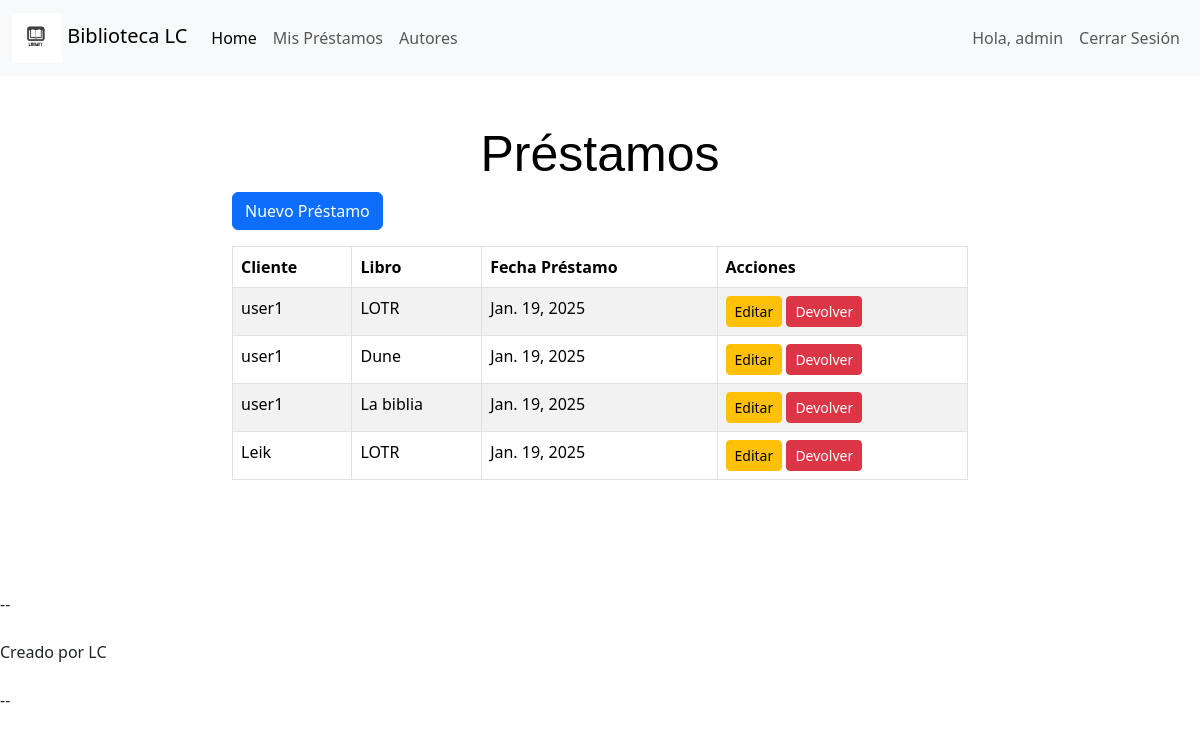
Page /prestamos/ (signed in) on the committed database.
### biblioteca/models.py (models this page shows, shortened)
class Prestamo(models.Model):
    cliente = models.ForeignKey(Cliente, on_delete=models.CASCADE, related_name="prestamos")
    libro = models.ForeignKey(Libro, on_delete=models.CASCADE, related_name="prestamos")
    fecha_prestamo = models.DateField(auto_now_add=True)

class Cliente(models.Model):
    user = models.OneToOneField(User, on_delete=models.CASCADE, related_name="cliente")
    rut = models.CharField(max_length=12, unique=True)
    nombre = models.CharField(max_length=100)
    email = models.EmailField()
    def __str__(self):
        return self.nombre

class Libro(models.Model):
    codigo = models.CharField(max_length=10, unique=True)
    titulo = models.CharField(max_length=200)
    contenido = models.TextField()
    tema = models.CharField(max_length=100)
    copias = models.PositiveIntegerField()
    autor = models.ForeignKey(Autor, on_delete=models.CASCADE, related_name="libros")
    def __str__(self):
        return self.titulo

### biblioteca/views.py (the view)
# urls.py: path('prestamos/', PrestamoListView.as_view(), name='prestamo_list'),
class PrestamoListView(ListView):
    model = Prestamo
    template_name = 'prestamo/prestamo_list.html'
    context_object_name = 'prestamos'

### biblioteca/templates/prestamo/prestamo_list.html (shortened to what this page needs)
{% extends 'base.html' %}
{% block content %}
<div class="container my-5">
  <div class="row justify-content-center">
    <div class="col-md-8">
      <h1>Préstamos</h1>
      <a class="btn btn-primary mb-3" href="{% url 'prestamo_create' %}">Nuevo Préstamo</a>
      {% if prestamos %}
        <table class="table table-striped table-bordered">
          <thead>
            <tr>
              <th>Cliente</th>
              <th>Libro</th>
              <th>Fecha Préstamo</th>
              <th>Acciones</th>
            </tr>
          </thead>
          <tbody>
          {% for prestamo in prestamos %}
            <tr>
              <td>{{ prestamo.cliente }}</td>
              <td>{{ prestamo.libro }}</td>
              <td>{{ prestamo.fecha_prestamo }}</td>
              <td>
                <a href="{% url 'prestamo_update' prestamo.pk %}" class="btn btn-sm btn-warning">Editar</a>
                <a href="{% url 'prestamo_delete' prestamo.pk %}" class="btn btn-sm btn-danger">
                  Devolver
                </a>
              </td>
            </tr>
          {% endfor %}
          </tbody>
        </table>
      {% else %}
        <p>No hay préstamos registrados.</p>
      {% endif %}
    </div>
  </div>
</div>
{% endblock content %}

### biblioteca/templates/navbar.html (shortened to what this page needs)
{% load static %}
<nav class="navbar navbar-expand-lg bg-body-tertiary">
  <div class="container-fluid">
    <a class="navbar-brand" href="{% url 'home' %}">
      <img src="{% static 'images/lib_logo.jpg' %}" alt="Logo" width="50" height="50" class="d-inline-block align-middle" />
      Biblioteca LC
    </a>
    <div class="collapse navbar-collapse" id="navbarSupportedContent">
      <ul class="navbar-nav me-auto mb-2 mb-lg-0">
        <li class="nav-item">
          <a class="nav-link active" aria-current="page" href="{% url 'home' %}">Home</a>
        </li>
        {% if user.is_authenticated %}
          <li class="nav-item">
            <a class="nav-link" href="{% url 'mis_prestamos' %}">Mis Préstamos</a>
          </li>
          <li class="nav-item">
            <a class="nav-link" href="{% url 'autor_list' %}">Autores</a>
          </li>
        {% endif %}
      </ul>
      <ul class="navbar-nav mb-2 mb-lg-0">
        {% if user.is_authenticated %}
          <li class="nav-item">
            <a class="nav-link" href="#">Hola, {{ user.username }}</a>
          </li>
          <li class="nav-item">
            <form method="POST" action="{% url 'logout' %}" style="display: inline;">
              <button type="submit" class="btn btn-link nav-link" >Cerrar Sesión</button>
            </form>
          </li>
        {% endif %}
      </ul>
    </div>
  </div>
</nav>

### static/css/styles.css (style rules this page uses)
h1 { color: rgb(0, 0, 0); font-size: 50px; font-family: 'Gill Sans', 'Gill Sans MT', Calibri, 'Trebuchet MS', sans-serif; text-align: center; }

### rows in the picture
Prestamo: cliente "user1", libro "LOTR", fecha_prestamo "Jan. 19, 2025"
Prestamo: cliente "user1", libro "Dune", fecha_prestamo "Jan. 19, 2025"
Prestamo: cliente "user1", libro "La biblia", fecha_prestamo "Jan. 19, 2025"
Prestamo: cliente "Leik", libro "LOTR", fecha_prestamo "Jan. 19, 2025"

### other values in the picture
{{ user.username }} "admin"
